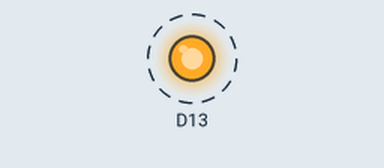
The program below on a simulated Arduino board driven over Firmata from a computer. Parts: output pins drawn as LEDs (lit = HIGH). Dashed ring = blinking. What the program prints to the terminal is not drawn.

Above: at 5.5 s.
Timing chart, 0 to 9.6 s (numbered marks = the images above):
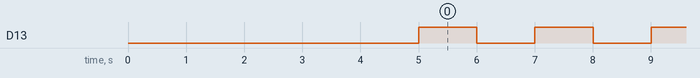

Measured:
- by itself, D13: alternates HIGH for 1.0 s and LOW for 1.0 s

The program:

firmata_test.py
```python
#!/usr/bin/env python3

import pyfirmata
import time

if __name__ == '__main__':
    board = pyfirmata.Arduino('/dev/ttyACM1')
    print("Communication Successfully started")
    print(board.get_firmata_version())
    pin3 = board.get_pin('d:3:i')
    test= pin3.read()
    it = pyfirmata.util.Iterator(board)
    it.start()
    pinA0 = board.get_pin('a:0:i')
    # pinA0.enable_reporting()
    test2= pinA0.read()
    while True:
        board.digital[13].write(1)
        time.sleep(1)
        board.digital[13].write(0)
        time.sleep(1)
```
